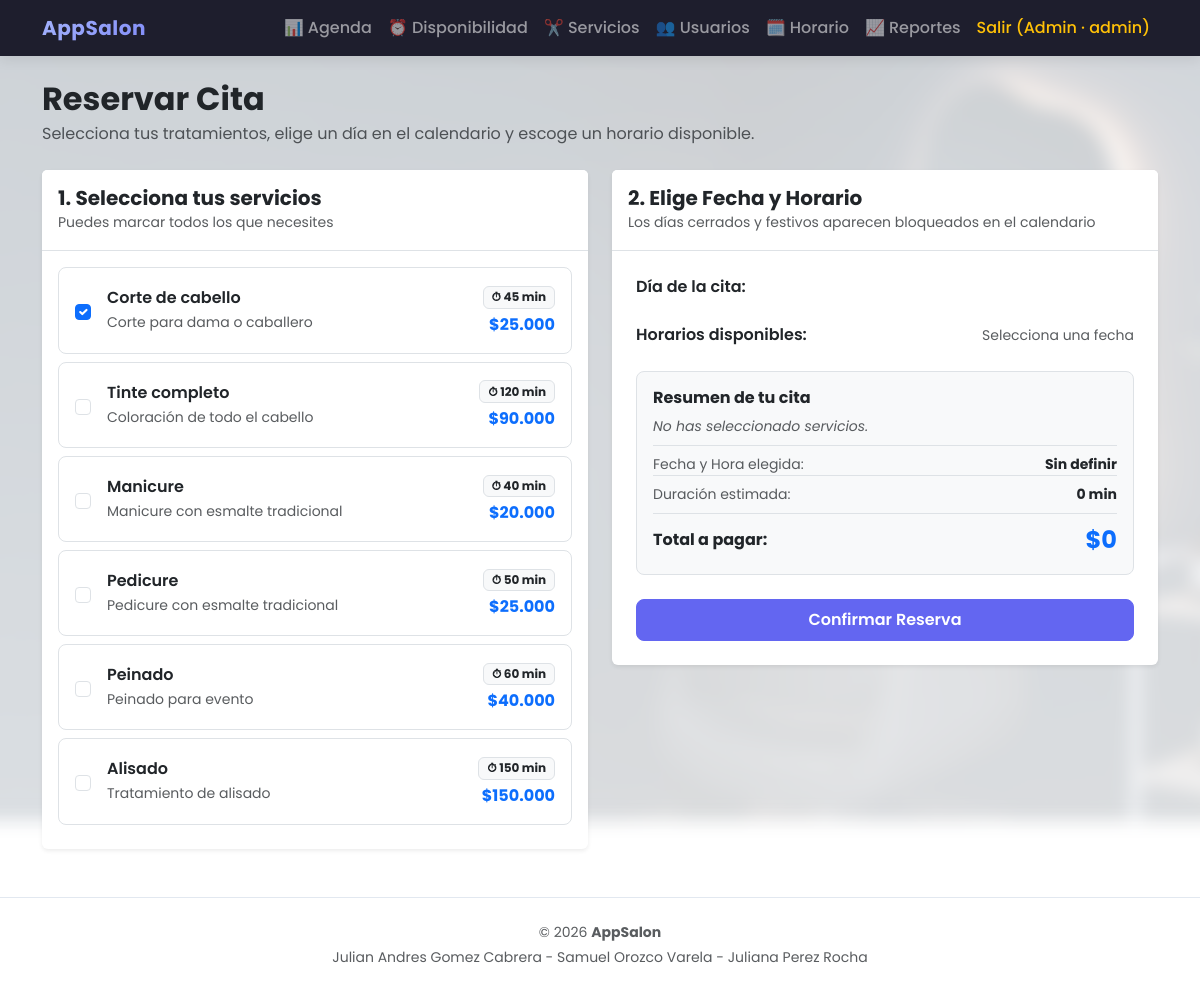
The app's page /index.php?url=citas/crear&servicio_id=1 (signed in) with its own data.
### tables this page shows
CREATE TABLE servicios (
  id INT PRIMARY KEY AUTO_INCREMENT,
  nombre VARCHAR(60) NOT NULL,
  precio DECIMAL(10,2) NOT NULL,
  descripcion TEXT,
  duracion INT DEFAULT 60,
  activo TINYINT(1) DEFAULT 1,
  created_at TIMESTAMP DEFAULT CURRENT_TIMESTAMP
);

### includes/functions.php (called while the page is built, shortened)
<?php
function e($texto): string {
    return htmlspecialchars((string)$texto, ENT_QUOTES, 'UTF-8');
}
function estaLogueado(): bool { return isset($_SESSION['usuario_id']); }
function rolActual(): string { return $_SESSION['rol'] ?? (!empty($_SESSION['admin']) ? 'admin' : 'cliente'); }
function esAdmin(): bool { return estaLogueado() && rolActual() === 'admin'; }
function esPersonal(): bool { return estaLogueado() && in_array(rolActual(), ['admin', 'empleado'], true); }
function render(string $vista, array $datos = []): void {
    extract($datos);
    include __DIR__ . '/../views/layout/header.php';
    include __DIR__ . '/../views/' . $vista . '.php';
    include __DIR__ . '/../views/layout/footer.php';
}

### controllers/AppointmentController.php (called while the page is built, shortened)
<?php
class AppointmentController {
    public function crear() {
        $servicios = Service::todos();
        $errores = [];
        $servicioIdParam = filter_var($_GET['servicio_id'] ?? null, FILTER_VALIDATE_INT);
        $cita = [
            'fecha'     => '',
            'hora'      => '',
            'servicios' => $servicioIdParam ? [$servicioIdParam] : []
        ];
        render('appointments/crear', [
            'servicios' => $servicios,
            'cita'      => $cita,
            'errores'   => $errores
        ]);
    }
}

### public/index.php (called while the page is built, shortened)
<?php
require_once __DIR__ . '/../includes/functions.php';
$rutas = [
    'auth/login'    => ['AuthController', 'login'],
    'auth/registro' => ['AuthController', 'registro'],
    'auth/logout'   => ['AuthController', 'logout'],
    'servicios/index'   => ['ServiceController', 'index'],
    'servicios/admin'   => ['ServiceController', 'admin'],
    'servicios/crear'   => ['ServiceController', 'crear'],
    'servicios/editar'  => ['ServiceController', 'editar'],
    'servicios/eliminar'=> ['ServiceController', 'eliminar'],
    'citas/crear'          => ['AppointmentController', 'crear'],
    'citas/editar'         => ['AppointmentController', 'editar'],
    'citas/mis-citas'      => ['AppointmentController', 'misCitas'],
    'citas/cancelar'       => ['AppointmentController', 'cancelar'],
    'citas/horas-ocupadas' => ['AppointmentController', 'horasOcupadas'],
    'citas/ver-correo'     => ['AppointmentController', 'verCorreoCita'],
    'citas/festivos'       => ['AppointmentController', 'festivos'],
    'admin/dashboard'      => ['AdminController', 'index'],
    'admin/cita-estado'    => ['AdminController', 'cambiarEstadoCita'],
    'admin/usuarios'       => ['AdminController', 'usuarios'],
    'admin/usuario-toggle' => ['AdminController', 'toggleUsuario'],
    'admin/usuario-rol'    => ['AdminController', 'cambiarRol'],
    'admin/horario'        => ['AdminController', 'horario'],
    'admin/disponibilidad' => ['AdminController', 'disponibilidad'],
    'admin/bloquear-hora'  => ['AdminController', 'bloquearHora'],
    'admin/liberar-hora'   => ['AdminController', 'liberarHora'],
    'admin/buzon'          => ['AdminController', 'buzon'],
    'admin/buzon-ver'      => ['AdminController', 'verCorreo'],
    'reportes/index' => ['ReportController', 'index'],
    'reportes/csv'   => ['ReportController', 'csv'],
    'reportes/pdf'   => ['ReportController', 'pdf'],
];
$url = $_GET['url'] ?? 'servicios/index';
try {
    [$controlador, $metodo] = $rutas[$url];
    (new $controlador())->$metodo();
} catch (Throwable $ex) {
    error_log($ex->getMessage());
    http_response_code(500);
    render('error', ['mensaje' => 'Ocurrió un error inesperado']);
}

### models/Service.php (called while the page is built, shortened)
<?php
class Service {
    public static function todos(): array {
        $db = conectarDB();
        $query = "SELECT * FROM servicios WHERE activo = 1 ORDER BY id ASC";
        $stmt = $db->query($query);
        return $stmt->fetchAll();
    }
}

### views/appointments/crear.php (the view, shortened to what this page needs)
<link rel="stylesheet" href="https://cdn.jsdelivr.net/npm/flatpickr/dist/flatpickr.min.css">
<link rel="stylesheet" href="https://npmcdn.com/flatpickr/dist/themes/material_blue.css">
<div class="mb-4">
    <h1 class="h2 fw-bold text-dark mb-1">Reservar Cita</h1>
    <p class="text-muted mb-0">Selecciona tus tratamientos, elige un día en el calendario y escoge un horario disponible.</p>
</div>
<form action="<?= BASE_URL ?>/index.php?url=citas/crear" method="POST" id="form-cita">
    <div class="row g-4">
        <div class="col-lg-6">
            <div class="card shadow-sm border-0 mb-4">
                <div class="card-header bg-white py-3 border-bottom">
                    <h5 class="mb-0 fw-bold">1. Selecciona tus servicios</h5>
                    <small class="text-muted">Puedes marcar todos los que necesites</small>
                </div>
                <div class="card-body p-3">
                    <?php if (empty($servicios)): ?>
                        <p class="text-muted text-center py-3">No hay servicios disponibles.</p>
                    <?php else: ?>
                        <div class="list-group list-group-flush">
                            <?php foreach ($servicios as $s):
                                $marcado = in_array((int)$s['id'], array_map('intval', $cita['servicios'] ?? [])) ? 'checked' : '';
                            ?>
                                <label class="list-group-item list-group-item-action d-flex align-items-center justify-content-between p-3 rounded-3 mb-2 border service-item" style="cursor: pointer;">
                                    <div class="d-flex align-items-center gap-3">
                                        <input class="form-check-input flex-shrink-0 check-servicio"
                                               type="checkbox"
                                               name="servicios[]"
                                               value="<?= e($s['id']) ?>"
                                               data-precio="<?= (float)$s['precio'] ?>"
                                               data-nombre="<?= e($s['nombre']) ?>"
                                               data-duracion="<?= (int)($s['duracion'] ?? 60) ?>"
                                               <?= $marcado ?>>
                                        <div>
                                            <div class="fw-semibold text-dark"><?= e($s['nombre']) ?></div>
                                            <small class="text-muted"><?= e($s['descripcion'] ?? 'Tratamiento profesional') ?></small>
                                        </div>
                                    </div>
                                    <div class="text-end">
                                        <span class="badge bg-light text-dark border mb-1">⏱ <?= e($s['duracion'] ?? 60) ?> min</span>
                                        <div class="fw-bold text-primary">$<?= number_format((float)$s['precio'], 0, ',', '.') ?></div>
                                    </div>
                                </label>
                            <?php endforeach; ?>
                        </div>
                    <?php endif; ?>
                </div>
            </div>
        </div>
        <div class="col-lg-6">
            <div class="card shadow-sm border-0 mb-4">
                <div class="card-header bg-white py-3 border-bottom">
                    <h5 class="mb-0 fw-bold">2. Elige Fecha y Horario</h5>
                    <small class="text-muted">Los días cerrados y festivos aparecen bloqueados en el calendario</small>
                </div>
                <div class="card-body p-4">
                    <div class="mb-3">
                        <label class="form-label fw-semibold text-dark">Día de la cita:</label>
                    </div>
                    <div class="mb-4">
                        <label class="form-label fw-semibold text-dark d-flex justify-content-between align-items-center">
                            <span>Horarios disponibles:</span>
                            <small class="text-muted fw-normal" id="fecha-label">Selecciona una fecha</small>
                        </label>
                    </div>
                    <div class="border rounded-3 p-3 bg-light mb-4">
                        <h6 class="fw-bold text-dark mb-2">Resumen de tu cita</h6>
                        <div id="lista-resumen" class="small text-muted mb-2">
                            <em>No has seleccionado servicios.</em>
                        </div>
                        <div class="d-flex justify-content-between small text-muted pt-2 border-top">
                            <span>Fecha y Hora elegida:</span>
                            <strong id="resumen-fecha-hora" class="text-dark">Sin definir</strong>
                        </div>
                        <div class="d-flex justify-content-between small text-muted pt-2 border-top">
                            <span>Duración estimada:</span>
                            <strong id="duracion-total" class="text-dark">0 min</strong>
                        </div>
                        <div class="d-flex justify-content-between align-items-center pt-2 mt-2 border-top">
                            <span class="fw-bold text-dark">Total a pagar:</span>
                            <span id="precio-total" class="fs-4 fw-bold text-primary">$0</span>
                        </div>
                    </div>
                    <button type="submit" class="btn btn-primary w-100 py-2 fw-semibold" id="btn-confirmar">
                        Confirmar Reserva
                    </button>
                </div>
            </div>
        </div>
    </div>
</form>

### views/layout/header.php (shortened to what this page needs)
<!DOCTYPE html>
<html lang="es">
<head>
  <link href="https://cdn.jsdelivr.net/npm/bootstrap@5.3.3/dist/css/bootstrap.min.css" rel="stylesheet">
  <link href="<?= BASE_URL ?>/css/styles.css" rel="stylesheet">
</head>
<body>
<nav class="navbar navbar-expand-lg navbar-dark bg-dark">
  <div class="container">
    <a class="navbar-brand" href="<?= BASE_URL ?>/index.php">AppSalon</a>
    <div class="collapse navbar-collapse" id="menu">
      <ul class="navbar-nav ms-auto">
        <?php if (esPersonal()): ?>
          <li class="nav-item"><a class="nav-link" href="<?= BASE_URL ?>/index.php?url=admin/dashboard">📊 Agenda</a></li>
          <li class="nav-item"><a class="nav-link" href="<?= BASE_URL ?>/index.php?url=admin/disponibilidad">⏰ Disponibilidad</a></li>
          <?php if (esAdmin()): ?>
            <li class="nav-item"><a class="nav-link" href="<?= BASE_URL ?>/index.php?url=servicios/admin">✂️ Servicios</a></li>
            <li class="nav-item"><a class="nav-link" href="<?= BASE_URL ?>/index.php?url=admin/usuarios">👥 Usuarios</a></li>
            <li class="nav-item"><a class="nav-link" href="<?= BASE_URL ?>/index.php?url=admin/horario">🗓️ Horario</a></li>
            <li class="nav-item"><a class="nav-link" href="<?= BASE_URL ?>/index.php?url=reportes/index">📈 Reportes</a></li>
          <?php endif; ?>
          <li class="nav-item"><a class="nav-link text-warning" href="<?= BASE_URL ?>/index.php?url=auth/logout">Salir (<?= e($_SESSION['nombre'] ?? '') ?> · <?= e(rolActual()) ?>)</a></li>
        <?php endif; ?>
      </ul>
    </div>
  </div>
</nav>
<main class="container my-4">

### views/layout/footer.php (shortened to what this page needs)
</main>
<footer class="py-4 mt-auto">
  <div class="container text-center text-muted small">
    <p class="mb-1">&copy; <?= date('Y') ?> <strong>AppSalon</strong></p>
    <p class="mb-0">Julian Andres Gomez Cabrera - Samuel Orozco Varela - Juliana Perez Rocha</p>
  </div>
</footer>
</body>
</html>

### public/css/styles.css (style rules this page uses)
:root { --primary-color: #6366f1; --primary-hover: #4f46e5; --dark-bg: #1e1e2d; --card-border: rgba(0, 0, 0, 0.06); }
body { font-family: 'Poppins', -apple-system, BlinkMacSystemFont, sans-serif; background: transparent !important; color: #334155; min-height: 100vh; display: flex; flex-direction: column; position: relative; }
body::before { content: ""; position: fixed; top: 0; left: 0; width: 100vw; height: 100vh; background-image: linear-gradient(rgba(248, 250, 252, 0.82), rgba(248, 250, 252, 0.88)), url('../img/fondoappsalon.jpeg'); background-size: cover; background-position: center center; background-repeat: no-repeat; filter: blur(8px); transform: scale(1.05); z-index: -1; pointer-events: none; }
main { flex: 1; }
.navbar { background-color: var(--dark-bg) !important; box-shadow: 0 4px 12px rgba(0, 0, 0, 0.08); }
.navbar-brand { font-weight: 700; letter-spacing: 0.5px; background: linear-gradient(135deg, #a5b4fc, #818cf8); -webkit-background-clip: text; -webkit-text-fill-color: transparent; }
.nav-link { font-weight: 500; transition: color 0.2s ease-in-out; }
.btn { border-radius: 8px; font-weight: 500; padding: 0.55rem 1.1rem; transition: all 0.2s ease; }
.btn-primary { background-color: var(--primary-color); border-color: var(--primary-color); }
footer { background: #ffffff; border-top: 1px solid #e2e8f0; }

### records on screen
servicios: nombre "Corte de cabello", descripcion "Corte para dama o caballero", duracion "45", precio "25.000"
servicios: nombre "Tinte completo", descripcion "Coloración de todo el cabello", duracion "120", precio "90.000"
servicios: nombre "Manicure", descripcion "Manicure con esmalte tradicional", duracion "40", precio "20.000"
servicios: nombre "Pedicure", descripcion "Pedicure con esmalte tradicional", duracion "50", precio "25.000"
servicios: nombre "Peinado", descripcion "Peinado para evento", duracion "60", precio "40.000"
servicios: nombre "Alisado", descripcion "Tratamiento de alisado", duracion "150", precio "150.000"

### other values on screen
$_SESSION['nombre'] "Admin"
rolActual() "admin"
